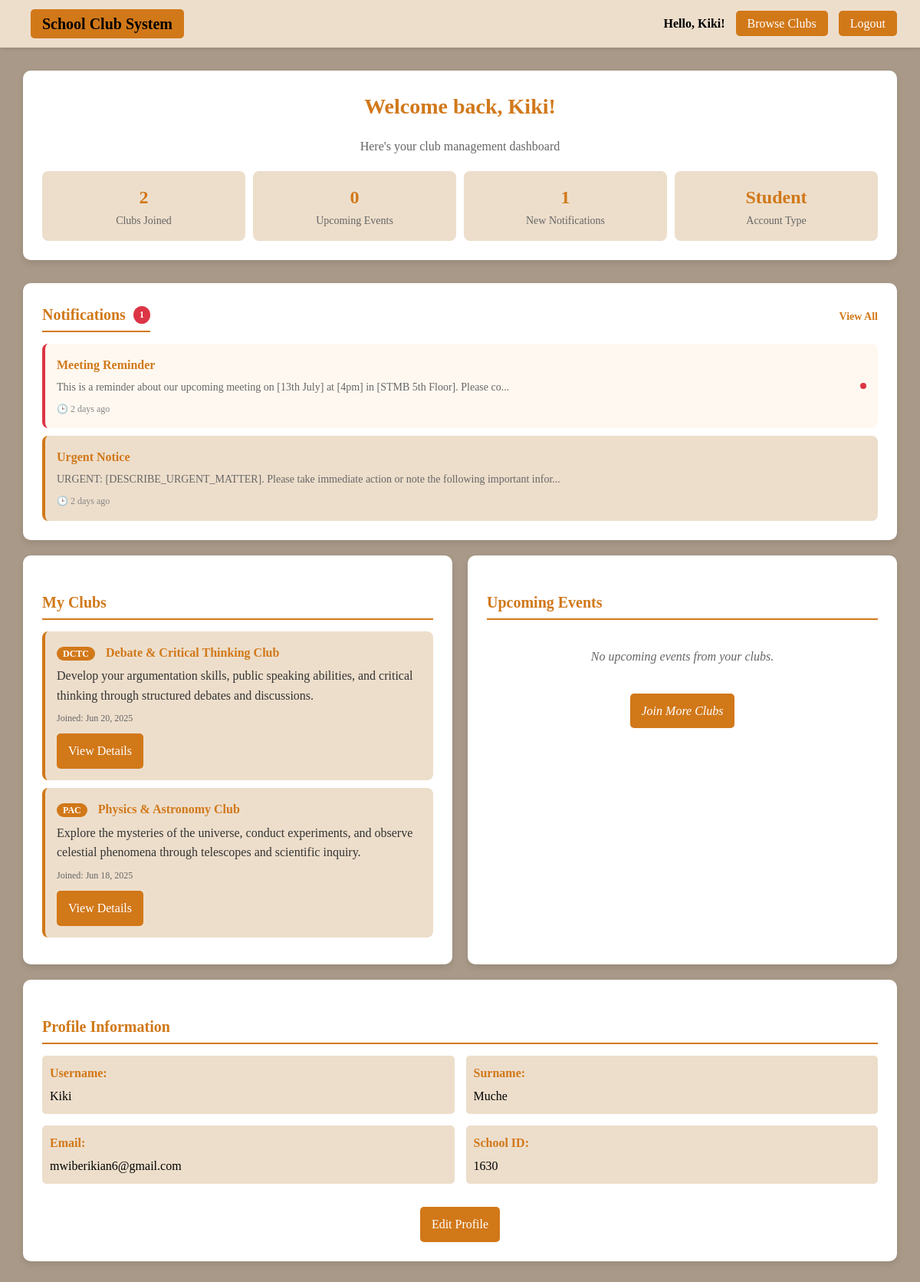
The page /student_dashboard.php (signed in) on the database its author committed.
### tables this page shows
CREATE TABLE `users` (
  `id` int(11) NOT NULL,
  `username` varchar(50) NOT NULL,
  `surname` varchar(100) DEFAULT NULL,
  `email` varchar(100) NOT NULL,
  `school_id` varchar(50) NOT NULL,
  `password` varchar(255) NOT NULL,
  `role` enum('student','club_manager','admin') DEFAULT 'student',
  `created_at` timestamp NOT NULL DEFAULT current_timestamp()
);

CREATE TABLE `memberships` (
  `id` int(11) NOT NULL,
  `user_id` int(11) NOT NULL,
  `club_id` int(11) NOT NULL,
  `status` enum('pending','approved','rejected') DEFAULT 'pending',
  `joined_at` timestamp NOT NULL DEFAULT current_timestamp()
);

CREATE TABLE `clubs` (
  `id` int(11) NOT NULL,
  `patron_id` int(11) NOT NULL,
  `name` varchar(100) NOT NULL,
  `initials` varchar(10) NOT NULL,
  `description` text DEFAULT NULL,
  `created_by` int(11) DEFAULT NULL,
  `created_at` timestamp NOT NULL DEFAULT current_timestamp()
);

### notifications_functions.php (called while the page is built, shortened)
<?php
function getUserNotifications($mysqli, $user_id, $limit = 10, $unread_only = false) {
    $unread_condition = $unread_only ? "AND un.is_read = 0" : "";
    $query = "SELECT
                n.id,
                n.title,
                n.message,
                n.type,
                n.created_at,
                n.expires_at,
                un.is_read,
                un.read_at,
                c.name as club_name,
                u.username as created_by_name
              FROM notifications n
              JOIN user_notifications un ON n.id = un.notification_id
              LEFT JOIN clubs c ON n.club_id = c.id
              LEFT JOIN users u ON n.created_by = u.id
              WHERE un.user_id = ?
                AND n.is_active = 1
                AND (n.expires_at IS NULL OR n.expires_at > NOW())
                $unread_condition
              ORDER BY n.created_at DESC
              LIMIT ?";
    $stmt = $mysqli->prepare($query);
    $stmt->bind_param("ii", $user_id, $limit);
    $stmt->execute();
    $result = $stmt->get_result();
    return $result ? $result->fetch_all(MYSQLI_ASSOC) : [];
}
function getUnreadNotificationCount($mysqli, $user_id) {
    $query = "SELECT COUNT(*) as count
              FROM user_notifications un
              JOIN notifications n ON un.notification_id = n.id
              WHERE un.user_id = ?
                AND un.is_read = 0
                AND n.is_active = 1
                AND (n.expires_at IS NULL OR n.expires_at > NOW())";
    $stmt = $mysqli->prepare($query);
    $stmt->bind_param("i", $user_id);
    $stmt->execute();
    $result = $stmt->get_result();
    $row = $result->fetch_assoc();
    return $row ? (int)$row['count'] : 0;
}
function timeAgo($datetime) {
    $time = time() - strtotime($datetime);
    if ($time < 2592000) return floor($time/86400) . ' days ago';
    return floor($time/31536000) . ' years ago';
}
?>

### student_dashboard.php (the view, shortened to what this page needs)
<?php
$conn = new mysqli("localhost", "root", "", "ics_project");
$user_id = $_SESSION['user_id'];
$username = $_SESSION['username'];
require_once 'notifications_functions.php';
$clubs_stmt = $conn->prepare("
    SELECT c.id, c.name, c.initials, c.description, m.joined_at
    FROM clubs c
    JOIN memberships m ON c.id = m.club_id
    WHERE m.user_id = ?
    ORDER BY m.joined_at DESC
");
$clubs_stmt->bind_param("i", $user_id);
$clubs_stmt->execute();
$clubs_result = $clubs_stmt->get_result();
$clubs_data = [];
while($club = $clubs_result->fetch_assoc()) {
    $clubs_data[] = $club;
}
$events_data = [];
$profile_stmt = $conn->prepare("SELECT username, surname, email, school_id, role FROM users WHERE id = ?");
$profile_stmt->bind_param("i", $user_id);
$profile_stmt->execute();
$profile_result = $profile_stmt->get_result();
$user_profile = $profile_result->fetch_assoc();
$notifications = getUserNotifications($conn, $user_id, 5);
$unread_count = getUnreadNotificationCount($conn, $user_id);
$clubs_count = count($clubs_data);
$events_count = count($events_data);
?>
<!DOCTYPE html>
<html>
<head>
</head>
<body>
<div class="navbar">
    <div class="logo">
        <a href="home.php" style="color: black; text-decoration: none;">School Club System</a>
    </div>
    <div>
        <span style="color:black; font-weight:bold;">Hello, <?php echo htmlspecialchars($username); ?>!</span>
        <a href="home.php">Browse Clubs</a>
        <a href="logout.php">Logout</a>
    </div>
</div>
<div class="dashboard-content">
    <div class="welcome-header">
        <h1>Welcome back, <?php echo htmlspecialchars($username); ?>!</h1>
        <p class="welcome-subtitle">Here's your club management dashboard</p>
        <div class="stats-row">
            <div class="stat-item">
                <div class="stat-number"><?php echo $clubs_count; ?></div>
                <div class="stat-label">Clubs Joined</div>
            </div>
            <div class="stat-item">
                <div class="stat-number"><?php echo $events_count; ?></div>
                <div class="stat-label">Upcoming Events</div>
            </div>
            <div class="stat-item">
                <div class="stat-number"><?php echo $unread_count; ?></div>
                <div class="stat-label">New Notifications</div>
            </div>
            <div class="stat-item">
                <div class="stat-number"><?php echo ucfirst($user_profile['role']); ?></div>
                <div class="stat-label">Account Type</div>
            </div>
        </div>
    </div>
    <div class="notifications-section">
        <div class="notifications-header">
            <h3>Notifications
                <?php if ($unread_count > 0): ?>
                    <span class="unread-badge"><?php echo $unread_count; ?></span>
                <?php endif; ?>
            </h3>
            <a href="notifications.php" class="view-all-link">View All</a>
        </div>
        <?php if (empty($notifications)): ?>
            <div class="no-notifications">
                📭 No notifications at this time.
            </div>
        <?php else: ?>
            <div class="notifications-list">
                <?php foreach ($notifications as $notification): ?>
                    <?php
                    $read_class = $notification['is_read'] ? 'read' : 'unread';
                    $time_ago = timeAgo($notification['created_at']);
                    ?>
                    <div class="notification-item <?php echo $read_class; ?>"
                         data-notification-id="<?php echo $notification['id']; ?>"
                         onclick="markAsRead(<?php echo $notification['id']; ?>)">
                        <div class="notification-content">
                            <div class="notification-title"><?php echo htmlspecialchars($notification['title']); ?></div>
                            <div class="notification-message">
                                <?php echo htmlspecialchars(substr($notification['message'], 0, 100)); ?>...
                            </div>
                            <div class="notification-meta">
                                <span class="time-ago">🕒 <?php echo $time_ago; ?></span>
                            </div>
                        </div>
                        <?php if (!$notification['is_read']): ?>
                            <div class="unread-indicator"></div>
                        <?php endif; ?>
                    </div>
                <?php endforeach; ?>
            </div>
        <?php endif; ?>
    </div>
    <div class="dashboard-grid">
        <div class="dashboard-section">
            <h3 class="section-title">My Clubs</h3>
            <?php if ($clubs_count > 0): ?>
                <?php foreach($clubs_data as $club): ?>
                    <div class="club-item">
                        <div class="club-name">
                            <span class="club-initials"><?php echo htmlspecialchars($club['initials']); ?></span>
                            <?php echo htmlspecialchars($club['name']); ?>
                        </div>
                        <div style="margin-bottom: 8px; color: #333;">
                            <?php echo htmlspecialchars($club['description']); ?>
                        </div>
                        <div class="club-joined">
                            Joined: <?php echo date('M j, Y', strtotime($club['joined_at'])); ?>
                        </div>
                        <a href="club_details.php?id=<?php echo $club['id']; ?>" class="btn">View Details</a>
                    </div>
                <?php endforeach; ?>
            <?php endif; ?>
        </div>
        <div class="dashboard-section">
            <h3 class="section-title">Upcoming Events</h3>
            <?php if ($events_count > 0): ?>
                <?php foreach($events_data as $event): ?>
                    <div class="event-item">
                        <div class="event-title"><?php echo htmlspecialchars($event['title']); ?></div>
                        <div class="event-club">
                            From: <?php echo htmlspecialchars($event['club_name']); ?>
                        </div>
                        <?php if (!empty($event['description'])): ?>
                            <div style="margin-bottom: 8px; color: #333; font-size: 14px;">
                                <?php echo htmlspecialchars($event['description']); ?>
                            </div>
                        <?php endif; ?>
                        <div class="event-date">
                            <?php
                            if ($event['event_date']) {
                                echo date('M j, Y', strtotime($event['event_date']));
                            } else {
                                echo "Date TBD";
                            }
                            ?>
                        </div>
                        <a href="club_details.php?id=<?php echo $event['club_id']; ?>" class="btn">View Club</a>
                    </div>
                <?php endforeach; ?>
            <?php else: ?>
                <div class="no-content">
                    No upcoming events from your clubs.
                    <br><br>
                    <a href="home.php" class="btn">Join More Clubs</a>
                </div>
            <?php endif; ?>
        </div>
    </div>
    <div class="dashboard-section">
        <h3 class="section-title">Profile Information</h3>
        <div class="profile-info">
            <div class="profile-field">
                <span class="profile-label">Username:</span>
                <?php echo htmlspecialchars($user_profile['username']); ?>
            </div>
            <div class="profile-field">
                <span class="profile-label">Surname:</span>
                <?php echo htmlspecialchars($user_profile['surname'] ?? 'Not provided'); ?>
            </div>
            <div class="profile-field">
                <span class="profile-label">Email:</span>
                <?php echo htmlspecialchars($user_profile['email']); ?>
            </div>
            <div class="profile-field">
                <span class="profile-label">School ID:</span>
                <?php echo htmlspecialchars($user_profile['school_id'] ?? 'Not provided'); ?>
            </div>
        </div>
        <div style="text-align: center; margin-top: 20px;">
            <a href="profile.php" class="btn">Edit Profile</a>
        </div>
    </div>
</div>
</body>
</html>

### student_dashboard.php (style rules this page uses)
body { font-family: 'Times New Roman', Times, serif; margin: 0; padding: 0; background-color: rgb(169, 153, 136); line-height: 1.6; }
.navbar { background-color: rgb(237, 222, 203); padding: 15px 30px; display: flex; justify-content: space-between; align-items: center; box-shadow: 0 2px 5px rgba(0,0,0,0.1); }
.navbar .logo { font-size: 20px; font-weight: bold; color: black; }
.navbar a { background-color: rgb(209, 120, 25); color: #fff; padding: 8px 15px; text-decoration: none; border-radius: 5px; margin-left: 10px; transition: background-color 0.3s ease, transform 0.3s ease; }
.dashboard-content { padding: 30px; max-width: 1200px; margin: 0 auto; }
.welcome-header { background-color: #fff; padding: 25px; border-radius: 10px; margin-bottom: 30px; box-shadow: 0 4px 8px rgba(0,0,0,0.1); text-align: center; }
.welcome-header h1 { color: rgb(209, 120, 25); margin: 0 0 10px 0; font-size: 28px; }
.welcome-subtitle { color: #666; font-size: 16px; }
.dashboard-grid { display: grid; grid-template-columns: 1fr 1fr; gap: 20px; margin-bottom: 20px; }
.dashboard-section { background-color: #fff; padding: 25px; border-radius: 10px; box-shadow: 0 4px 8px rgba(0,0,0,0.1); }
.section-title { color: rgb(209, 120, 25); font-size: 20px; margin-bottom: 15px; border-bottom: 2px solid rgb(209, 120, 25); padding-bottom: 5px; }
.club-item { background-color: rgb(237, 222, 203); padding: 15px; margin-bottom: 10px; border-radius: 8px; border-left: 4px solid rgb(209, 120, 25); transition: transform 0.2s ease; }
.club-name { font-weight: bold; color: rgb(209, 120, 25); margin-bottom: 5px; }
.club-initials { background-color: rgb(209, 120, 25); color: white; padding: 2px 8px; border-radius: 12px; font-size: 12px; margin-right: 10px; }
.club-joined { color: #666; font-size: 12px; }
.no-content { text-align: center; color: #666; font-style: italic; padding: 20px; }
.profile-info { display: grid; grid-template-columns: 1fr 1fr; gap: 15px; }
.profile-field { padding: 10px; background-color: rgb(237, 222, 203); border-radius: 5px; }
.profile-label { font-weight: bold; color: rgb(209, 120, 25); display: block; margin-bottom: 5px; }
.stats-row { display: grid; grid-template-columns: repeat(4, 1fr); gap: 10px; text-align: center; margin-top: 20px; }
.stat-item { background-color: rgb(237, 222, 203); padding: 15px; border-radius: 8px; transition: transform 0.2s ease; }
.stat-number { font-size: 24px; font-weight: bold; color: rgb(209, 120, 25); }
.stat-label { color: #666; font-size: 14px; }
.btn { background-color: rgb(209, 120, 25); color: white; padding: 10px 15px; text-decoration: none; border-radius: 5px; display: inline-block; margin-top: 10px; transition: background-color 0.3s ease; }
.notifications-section { background: #fff; border-radius: 10px; padding: 25px; box-shadow: 0 4px 8px rgba(0,0,0,0.1); margin-bottom: 20px; }
.notifications-header { display: flex; justify-content: space-between; align-items: center; margin-bottom: 15px; }
.notifications-header h3 { color: rgb(209, 120, 25); font-size: 20px; margin: 0; display: flex; align-items: center; gap: 10px; border-bottom: 2px solid rgb(209, 120, 25); padding-bottom: 5px; }
.unread-badge { background: #dc3545; color: white; border-radius: 50%; padding: 2px 8px; font-size: 12px; font-weight: bold; animation: pulse 2s infinite; }
.notifications-list { display: flex; flex-direction: column; gap: 10px; }
.notification-item { background: rgb(237, 222, 203); border-radius: 8px; padding: 15px; border-left: 4px solid rgb(209, 120, 25); cursor: pointer; transition: all 0.3s ease; position: relative; display: flex; justify-content: space-between; align-items: center; }
.notification-item.unread { border-left-color: #dc3545; background: rgb(255, 248, 240); }
.notification-content { flex: 1; }
.notification-title { font-weight: 600; color: rgb(209, 120, 25); margin-bottom: 5px; }
.notification-message { color: #666; font-size: 14px; margin-bottom: 8px; }
.notification-meta { display: flex; gap: 15px; font-size: 12px; color: #888; }
.unread-indicator { width: 8px; height: 8px; background: #dc3545; border-radius: 50%; margin-left: 10px; }
.view-all-link { color: rgb(209, 120, 25); text-decoration: none; font-size: 14px; font-weight: bold; }

### rows shown on the page
users: role "Student", username "Kiki", surname "Muche", email "mwiberikian6@gmail.com", school "1630"
memberships: club.initials "DCTC", club.name "Debate & Critical Thinking Club", club.description "Develop your argumentation skills, public speaking abilities, and critical thinking through structured debates and discussions.", joined_at "Jun 20, 2025"
memberships: club.initials "PAC", club.name "Physics & Astronomy Club", club.description "Explore the mysteries of the universe, conduct experiments, and observe celestial phenomena through telescopes and scientific inquiry.", joined_at "Jun 18, 2025"

### other values the page prints
$username "Kiki"
$clubs_count "2"
$events_count "0"
$unread_count "1"
$notification['title'] "Meeting Reminder"
substr($notification['message'], 0, 100) "This is a reminder about our upcoming meeting on [13th July] at [4pm] in [STMB 5th Floor]. Please co"
$time_ago "2 days ago"
$notification['title'] "Urgent Notice"
substr($notification['message'], 0, 100) "URGENT: [DESCRIBE_URGENT_MATTER]. Please take immediate action or note the following important infor"
